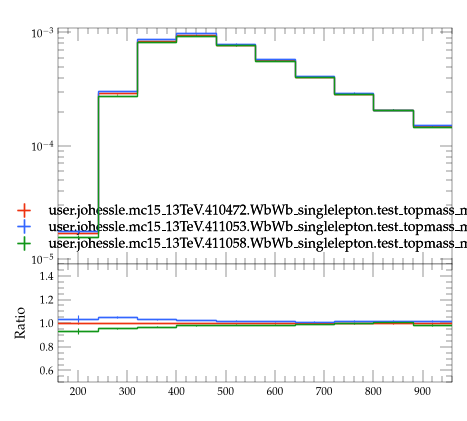

Write the Python code that produced this figure.
#! /usr/bin/env python3

# This Python script was auto-generated using YODA v2.1.2.
# Analysis object: /WbWb_singlelepton/m_wbbl
# Timestamp: 07-08-2026 (09:26:45)

import matplotlib as mpl
import matplotlib.pyplot as plt
mpl.use('Agg') # comment out for interactive use
import os
import numpy as np
from numpy import nan, inf

plotDir = os.path.split(os.path.realpath(__file__))[0]
if 'YODA_USER_PLOT_PATH' in globals():
    plot_outdir = globals()['YODA_USER_PLOT_PATH']
else:
    plot_outdir = plotDir

#plot style
plt.style.use(os.path.join(plotDir, '../default.mplstyle'))
# plot metadata
figW, figH = plt.rcParams['figure.figsize']
ax_xLabel = ''
ax_yLabel = ''
ax_title  = ''
ax_xScale = 'linear'
ax_yScale = 'log'
xLims = (160.0, 960.0)
yLims = (9e-06, 0.0011)

# TeX-friendly labels for the legend
labels = {
  'legend' : ([ r"user.johessle.mc15\_13TeV.410472.WbWb\_singlelepton.test\_topmass\_mppui", r"user.johessle.mc15\_13TeV.411053.WbWb\_singlelepton.test\_topmass\_mppui", r"user.johessle.mc15\_13TeV.411058.WbWb\_singlelepton.test\_topmass\_mppui" ], r""),
}

# Adjust canvas width and height
canvasW = 10.0
canvasH = 9.0
figW *= canvasW/10.
figH *= canvasH/9.

# Create figure and axis objects
fig, (ax, ratio0_ax) = plt.subplots(2, 1, sharex=True,
                  figsize=(figW,figH), gridspec_kw={'height_ratios': (6.0, 3.0)})

# Set figure margins
plt.subplots_adjust(
    left   = 1.0 * plt.rcParams['figure.subplot.left'],
    right  = 1.0 * plt.rcParams['figure.subplot.right'],
    top    = 1.0 * plt.rcParams['figure.subplot.top'],
    bottom = 1.0 * plt.rcParams['figure.subplot.bottom'])

ratio0_ax.yaxis.set_major_locator(mpl.ticker.MultipleLocator(0.2))
ratio0_ax.set_ylim(0.5, 1.4999)
ratio0_ax.set_ylabel('Ratio')

# the numerical data is stored in a separate file
dataf = dict()
prefix = os.path.split(__file__)[0]
if prefix:    prefix = prefix + '/'
exec(open(prefix+'m_wbbl__data.py').read(), dataf)


legend_handles = dict() # keep track of handles for the legend

# style options for curves
# starts at zorder>=5 to draw curve on top of legend
styles = {
  'user.johessle.mc15_13TeV.410472.WbWb_singlelepton.test_topmass_mppui.yoda': {
    'color' : '#EE3311',
    'linestyle' : '-',
    'lineopacity' : 1.0,
    'linewidth' : 1,
    'marker' : 'none',
    'markersize' : 2,
    'capsize' : 0.0,
    'zorder' : 5,
    'histstyle' : 1,
    'drawstyle' : 'steps-pre',
    'xerrorbars' : 1,
    'yerrorbars' : 1,
    'fillcolor' : None,
    'fillopacity' : 1.0,
    'ratio0_linestyle' : '-',
    'ratio0_lineopacity' : 1.0,
    'ratio0_linewidth' : 1,
    'ratio0_marker' : 'none',
    'ratio0_markersize' : 2,
    'ratio0_capsize' : 0.0,
    'ratio0_zorder' : 5,
    'ratio0_histstyle' : 1,
    'ratio0_drawstyle' : 'steps-pre',
    'ratio0_xerrorbars' : 1,
    'ratio0_yerrorbars' : 1,
  },
  'user.johessle.mc15_13TeV.411053.WbWb_singlelepton.test_topmass_mppui.yoda': {
    'color' : '#3366FF',
    'linestyle' : '-',
    'lineopacity' : 1.0,
    'linewidth' : 1,
    'marker' : 'none',
    'markersize' : 2,
    'capsize' : 0.0,
    'zorder' : 6,
    'histstyle' : 1,
    'drawstyle' : 'steps-pre',
    'xerrorbars' : 1,
    'yerrorbars' : 1,
    'fillcolor' : None,
    'fillopacity' : 1.0,
    'ratio0_linestyle' : '-',
    'ratio0_lineopacity' : 1.0,
    'ratio0_linewidth' : 1,
    'ratio0_marker' : 'none',
    'ratio0_markersize' : 2,
    'ratio0_capsize' : 0.0,
    'ratio0_zorder' : 6,
    'ratio0_histstyle' : 1,
    'ratio0_drawstyle' : 'steps-pre',
    'ratio0_xerrorbars' : 1,
    'ratio0_yerrorbars' : 1,
  },
  'user.johessle.mc15_13TeV.411058.WbWb_singlelepton.test_topmass_mppui.yoda': {
    'color' : '#109618',
    'linestyle' : '-',
    'lineopacity' : 1.0,
    'linewidth' : 1,
    'marker' : 'none',
    'markersize' : 2,
    'capsize' : 0.0,
    'zorder' : 7,
    'histstyle' : 1,
    'drawstyle' : 'steps-pre',
    'xerrorbars' : 1,
    'yerrorbars' : 1,
    'fillcolor' : None,
    'fillopacity' : 1.0,
    'ratio0_linestyle' : '-',
    'ratio0_lineopacity' : 1.0,
    'ratio0_linewidth' : 1,
    'ratio0_marker' : 'none',
    'ratio0_markersize' : 2,
    'ratio0_capsize' : 0.0,
    'ratio0_zorder' : 7,
    'ratio0_histstyle' : 1,
    'ratio0_drawstyle' : 'steps-pre',
    'ratio0_xerrorbars' : 1,
    'ratio0_yerrorbars' : 1,
  },
}

# curve from input yoda files in main panel
for label, yvals in dataf['yvals'].items():
    if all(np.isnan(v) for v in dataf['yvals'][label]):
        continue
    tmp = None
    if styles[label]['histstyle']: # draw as histogram
        xpos = dataf['xedges'][label] if styles[label]['drawstyle'] else dataf['xpoints'][label]
        ypos = np.insert(yvals, 0, yvals[0]) if styles[label]['drawstyle'] else yvals
        if styles[label]['fillcolor']: # fill area below curve
            ax.fill_between(xpos, ypos, step='pre',
                            color=styles[label]['fillcolor'],
                            alpha=styles[label]['fillopacity'])
        tmp, = ax.plot(xpos, ypos,
                       color=styles[label]['color'],
                       linestyle=styles[label]['linestyle'],
                       alpha=styles[label]['lineopacity'],
                       linewidth=styles[label]['linewidth'],
                       drawstyle=styles[label]['drawstyle'], solid_joinstyle='miter',
                       zorder=styles[label]['zorder'], label=label)
    tmp = ax.errorbar(dataf['xpoints'][label], yvals,
                      xerr=np.array(dataf['xerrs'][label])*styles[label]['xerrorbars'],
                      yerr=np.array(dataf['yerrs'][label])*styles[label]['yerrorbars'],
                      fmt=styles[label]['marker'], capsize=styles[label]['capsize'],
                      alpha=styles[label]['lineopacity'],
                      markersize=styles[label]['markersize'],
                      ecolor=styles[label]['color'],
                      color=styles[label]['color'], zorder=styles[label]['zorder'])
    tmp[-1][0].set_linestyle(styles[label]['linestyle'])
    tmp[-1][0].set_linewidth(styles[label]['linewidth'])
    if label in dataf['add_legend_handle']:  legend_handles[label] = tmp
    for varLabel in dataf['variation_yvals'].keys():
        if varLabel.startswith(label):
            tmp, = ax.plot(dataf['xedges'][label], dataf['variation_yvals'][varLabel],
                           color=styles[label]['color'],
                           linestyle=styles[label]['linestyle'],
                           linewidth=styles[label]['linewidth'],
                           drawstyle='steps-pre', solid_joinstyle='miter',
                           zorder=styles[label]['zorder'], alpha=0.5)


# plots on ratio panel
# curve from input yoda files in ratio panel
for label, yvals in dataf['ratio0_yvals'].items():
    if all(np.isnan(v) for v in yvals):
        continue
    if styles[label]['ratio0_histstyle']: # plot as histogram
        xpos = dataf['xedges']['user.johessle.mc15_13TeV.410472.WbWb_singlelepton.test_topmass_mppui.yoda'] if styles[label]['ratio0_drawstyle'] else dataf['xpoints']['user.johessle.mc15_13TeV.410472.WbWb_singlelepton.test_topmass_mppui.yoda']
        ypos = np.insert(yvals, 0, yvals[0]) if styles[label]['ratio0_drawstyle'] else yvals
        ratio0_ax.plot(xpos, ypos,
                       color=styles[label]['color'],
                       linewidth=styles[label]['linewidth'],
                       linestyle=styles[label]['ratio0_linestyle'],
                       alpha=styles[label]['ratio0_lineopacity'],
                       drawstyle=styles[label]['ratio0_drawstyle'], zorder=styles[label]['zorder'],
                       solid_joinstyle='miter')
    tmp = ratio0_ax.errorbar(dataf['xpoints']['user.johessle.mc15_13TeV.410472.WbWb_singlelepton.test_topmass_mppui.yoda'], yvals,
                             xerr=np.array(dataf['ref_xerrs'])*styles[label]['ratio0_xerrorbars'],
                             yerr=np.array(dataf['ratio0_yerrs'][label])*styles[label]['ratio0_yerrorbars'],
                             fmt=styles[label]['ratio0_marker'], capsize=styles[label]['ratio0_capsize'],
                             alpha=styles[label]['ratio0_lineopacity'],
                             markersize=styles[label]['ratio0_markersize'],
                             ecolor=styles[label]['color'],
                             color=styles[label]['color'])
    tmp[-1][0].set_linestyle(styles[label]['ratio0_linestyle'])
    tmp[-1][0].set_linewidth(styles[label]['ratio0_linewidth'])

    for varlabel in dataf['ratio0_variation_vals'].keys():
        if varlabel.startswith(label):
            ratio0_ax.plot(dataf['xedges']['user.johessle.mc15_13TeV.410472.WbWb_singlelepton.test_topmass_mppui.yoda'],
                            dataf['ratio0_variation_vals'][varlabel],
                            color=styles[label]['color'],
                            linestyle=styles[label]['linestyle'],
                            linewidth=styles[label]['linewidth'],
                            drawstyle='steps-pre', solid_joinstyle='miter',
                            zorder=1, alpha=0.5)

legend_items = list(legend_handles.values())
ax.add_artist(ax.legend(legend_items,
                        labels['legend'][0],
                        title=labels['legend'][1],
                        alignment='left',
                        loc='lower center',
                        bbox_to_anchor=(0.5, 0.0)))

# set plot metadata as defined above
ratio0_ax.set_xlabel(ax_xLabel)
ratio0_ax.xaxis.set_label_coords(1., -0.15)
ax.set_ylabel(ax_yLabel, ha='right', va='top')
ax.yaxis.set_label_coords(-0.11, 1.0)
ax.set_title(ax_title, loc='left')
ax.set_xscale(ax_xScale)
ax.set_yscale(ax_yScale)
ratio0_ax.set_yscale('linear')
ax.set_xlim(xLims)
ax.set_ylim(yLims)

# tick formatting
plt.rcParams['xtick.top'] = True
plt.rcParams['ytick.right'] = True
ax.yaxis.set_major_locator(mpl.ticker.LogLocator(base=10.0, numticks=np.inf))
ax.yaxis.set_minor_locator(mpl.ticker.LogLocator(
                           base=10.0, subs=np.arange(0.1, 1, 0.1), numticks=np.inf))
fig.align_ylabels((ax, ratio0_ax))
plt.savefig(os.path.join(plot_outdir, 'm_wbbl.pdf'), format='PDF')
plt.savefig(os.path.join(plot_outdir, 'm_wbbl.png'), format='PNG')

plt.close(fig)
